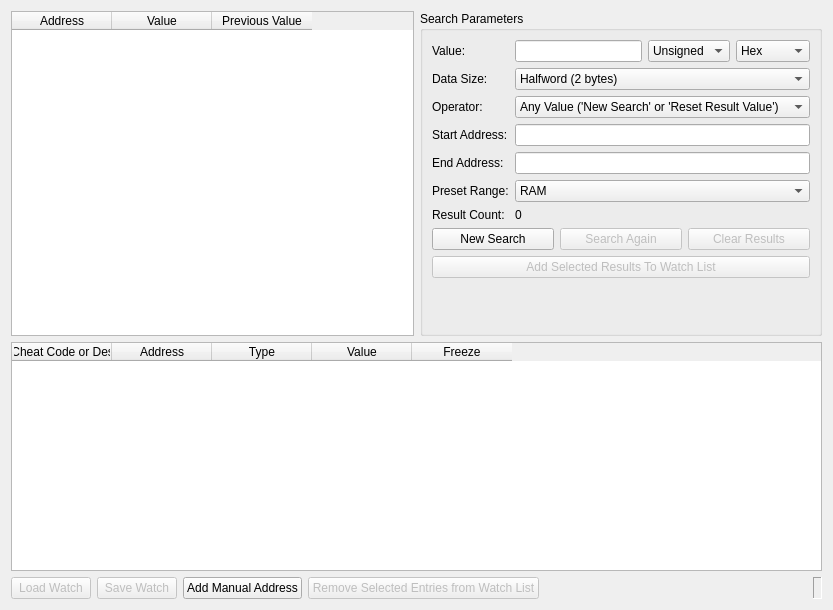
<?xml version="1.0" encoding="UTF-8"?>
<ui version="4.0">
 <class>MemoryScannerWindow</class>
 <widget class="QWidget" name="MemoryScannerWindow">
  <property name="geometry">
   <rect>
    <x>0</x>
    <y>0</y>
    <width>833</width>
    <height>610</height>
   </rect>
  </property>
  <property name="windowTitle">
   <string>Memory Scanner</string>
  </property>
  <property name="windowIcon">
   <iconset>
    <normaloff>:/icons/duck.png</normaloff>:/icons/duck.png</iconset>
  </property>
  <layout class="QGridLayout" name="gridLayout_3">
   <item row="0" column="0">
    <widget class="QTableWidget" name="scanTable">
     <property name="alternatingRowColors">
      <bool>true</bool>
     </property>
     <property name="selectionMode">
      <enum>QAbstractItemView::SelectionMode::ContiguousSelection</enum>
     </property>
     <property name="selectionBehavior">
      <enum>QAbstractItemView::SelectionBehavior::SelectRows</enum>
     </property>
     <property name="showGrid">
      <bool>false</bool>
     </property>
     <property name="sortingEnabled">
      <bool>true</bool>
     </property>
     <attribute name="horizontalHeaderHighlightSections">
      <bool>false</bool>
     </attribute>
     <attribute name="verticalHeaderVisible">
      <bool>false</bool>
     </attribute>
     <column>
      <property name="text">
       <string>Address</string>
      </property>
     </column>
     <column>
      <property name="text">
       <string>Value</string>
      </property>
     </column>
     <column>
      <property name="text">
       <string>Previous Value</string>
      </property>
     </column>
    </widget>
   </item>
   <item row="0" column="1">
    <widget class="QGroupBox" name="groupBox_2">
     <property name="title">
      <string>Search Parameters</string>
     </property>
     <layout class="QFormLayout" name="formLayout">
      <item row="0" column="0">
       <widget class="QLabel" name="label">
        <property name="text">
         <string>Value:</string>
        </property>
       </widget>
      </item>
      <item row="0" column="1">
       <layout class="QHBoxLayout" name="horizontalLayout_2">
        <item>
         <widget class="QLineEdit" name="scanValue"/>
        </item>
        <item>
         <widget class="QComboBox" name="scanValueSigned">
          <property name="currentIndex">
           <number>1</number>
          </property>
          <item>
           <property name="text">
            <string>Signed</string>
           </property>
          </item>
          <item>
           <property name="text">
            <string>Unsigned</string>
           </property>
          </item>
         </widget>
        </item>
        <item>
         <widget class="QComboBox" name="scanValueBase">
          <property name="currentIndex">
           <number>1</number>
          </property>
          <item>
           <property name="text">
            <string>Decimal</string>
           </property>
          </item>
          <item>
           <property name="text">
            <string>Hex</string>
           </property>
          </item>
         </widget>
        </item>
       </layout>
      </item>
      <item row="2" column="0">
       <widget class="QLabel" name="label_3">
        <property name="text">
         <string>Data Size:</string>
        </property>
       </widget>
      </item>
      <item row="2" column="1">
       <widget class="QComboBox" name="scanSize">
        <property name="currentIndex">
         <number>1</number>
        </property>
        <item>
         <property name="text">
          <string>Byte (1 byte)</string>
         </property>
        </item>
        <item>
         <property name="text">
          <string>Halfword (2 bytes)</string>
         </property>
        </item>
        <item>
         <property name="text">
          <string>Word (4 bytes)</string>
         </property>
        </item>
       </widget>
      </item>
      <item row="4" column="0">
       <widget class="QLabel" name="label_2">
        <property name="text">
         <string>Operator:</string>
        </property>
       </widget>
      </item>
      <item row="4" column="1">
       <widget class="QComboBox" name="scanOperator">
        <item>
         <property name="text">
          <string>Any Value ('New Search' or 'Reset Result Value')</string>
         </property>
        </item>
        <item>
         <property name="text">
          <string>Less Than Previous Result</string>
         </property>
        </item>
        <item>
         <property name="text">
          <string>Less or Equal to Previous Result</string>
         </property>
        </item>
        <item>
         <property name="text">
          <string>Greater Than Previous Result</string>
         </property>
        </item>
        <item>
         <property name="text">
          <string>Greater or Equal to Previous Result</string>
         </property>
        </item>
        <item>
         <property name="text">
          <string>Not Equal to Previous Result (Changed Value)</string>
         </property>
        </item>
        <item>
         <property name="text">
          <string>Equal to Previous Result (Unchanged Value)</string>
         </property>
        </item>
        <item>
         <property name="text">
          <string>Decreased By Value</string>
         </property>
        </item>
        <item>
         <property name="text">
          <string>Increased By Value</string>
         </property>
        </item>
        <item>
         <property name="text">
          <string>Changed By Value</string>
         </property>
        </item>
        <item>
         <property name="text">
          <string>Equal to Value</string>
         </property>
        </item>
        <item>
         <property name="text">
          <string>Not Equal to Value</string>
         </property>
        </item>
        <item>
         <property name="text">
          <string>Less Than Value</string>
         </property>
        </item>
        <item>
         <property name="text">
          <string>Less or Equal to Value</string>
         </property>
        </item>
        <item>
         <property name="text">
          <string>Greater Than Value</string>
         </property>
        </item>
        <item>
         <property name="text">
          <string>Greater or Equal to Value</string>
         </property>
        </item>
       </widget>
      </item>
      <item row="5" column="0">
       <widget class="QLabel" name="label_4">
        <property name="text">
         <string>Start Address:</string>
        </property>
       </widget>
      </item>
      <item row="5" column="1">
       <widget class="QLineEdit" name="scanStartAddress"/>
      </item>
      <item row="6" column="0">
       <widget class="QLabel" name="label_5">
        <property name="text">
         <string>End Address:</string>
        </property>
       </widget>
      </item>
      <item row="6" column="1">
       <widget class="QLineEdit" name="scanEndAddress"/>
      </item>
      <item row="7" column="0">
       <widget class="QLabel" name="label_6">
        <property name="text">
         <string>Preset Range:</string>
        </property>
       </widget>
      </item>
      <item row="7" column="1">
       <widget class="QComboBox" name="scanPresetRange">
        <item>
         <property name="text">
          <string>RAM</string>
         </property>
        </item>
        <item>
         <property name="text">
          <string>Scratchpad</string>
         </property>
        </item>
        <item>
         <property name="text">
          <string>BIOS</string>
         </property>
        </item>
       </widget>
      </item>
      <item row="8" column="0">
       <widget class="QLabel" name="label_7">
        <property name="text">
         <string>Result Count:</string>
        </property>
       </widget>
      </item>
      <item row="8" column="1">
       <widget class="QLabel" name="scanResultCount">
        <property name="text">
         <string>0</string>
        </property>
       </widget>
      </item>
      <item row="9" column="0" colspan="2">
       <layout class="QHBoxLayout" name="horizontalLayout_3">
        <item>
         <widget class="QPushButton" name="scanNewSearch">
          <property name="text">
           <string>New Search</string>
          </property>
         </widget>
        </item>
        <item>
         <widget class="QPushButton" name="scanSearchAgain">
          <property name="enabled">
           <bool>false</bool>
          </property>
          <property name="text">
           <string>Search Again</string>
          </property>
         </widget>
        </item>
        <item>
         <widget class="QPushButton" name="scanResetSearch">
          <property name="enabled">
           <bool>false</bool>
          </property>
          <property name="text">
           <string>Clear Results</string>
          </property>
         </widget>
        </item>
       </layout>
      </item>
      <item row="10" column="0" colspan="2">
       <widget class="QPushButton" name="scanAddWatch">
        <property name="enabled">
         <bool>false</bool>
        </property>
        <property name="text">
         <string>Add Selected Results To Watch List</string>
        </property>
       </widget>
      </item>
      <item row="11" column="0" colspan="2">
       <spacer name="verticalSpacer">
        <property name="orientation">
         <enum>Qt::Orientation::Vertical</enum>
        </property>
        <property name="sizeHint" stdset="0">
         <size>
          <width>20</width>
          <height>40</height>
         </size>
        </property>
       </spacer>
      </item>
     </layout>
    </widget>
   </item>
   <item row="1" column="0" colspan="2">
    <layout class="QGridLayout" name="gridLayout_4">
     <item row="0" column="0">
      <widget class="QTableWidget" name="watchTable">
       <property name="alternatingRowColors">
        <bool>true</bool>
       </property>
       <property name="selectionMode">
        <enum>QAbstractItemView::SelectionMode::ContiguousSelection</enum>
       </property>
       <property name="selectionBehavior">
        <enum>QAbstractItemView::SelectionBehavior::SelectRows</enum>
       </property>
       <property name="showGrid">
        <bool>false</bool>
       </property>
       <property name="sortingEnabled">
        <bool>true</bool>
       </property>
       <attribute name="horizontalHeaderHighlightSections">
        <bool>false</bool>
       </attribute>
       <attribute name="verticalHeaderVisible">
        <bool>false</bool>
       </attribute>
       <column>
        <property name="text">
         <string>Simple Cheat Code or Description</string>
        </property>
       </column>
       <column>
        <property name="text">
         <string>Address</string>
        </property>
       </column>
       <column>
        <property name="text">
         <string>Type</string>
        </property>
       </column>
       <column>
        <property name="text">
         <string>Value</string>
        </property>
       </column>
       <column>
        <property name="text">
         <string>Freeze</string>
        </property>
       </column>
      </widget>
     </item>
     <item row="1" column="0">
      <layout class="QHBoxLayout" name="horizontalLayout_4">
       <item>
        <widget class="QPushButton" name="scanLoadWatch">
         <property name="enabled">
          <bool>false</bool>
         </property>
         <property name="visible">
          <bool>false</bool>
         </property>
         <property name="text">
          <string>Load Watch</string>
         </property>
        </widget>
       </item>
       <item>
        <widget class="QPushButton" name="scanSaveWatch">
         <property name="enabled">
          <bool>false</bool>
         </property>
         <property name="visible">
          <bool>false</bool>
         </property>
         <property name="text">
          <string>Save Watch</string>
         </property>
        </widget>
       </item>
       <item>
        <widget class="QPushButton" name="scanAddManualAddress">
         <property name="text">
          <string>Add Manual Address</string>
         </property>
        </widget>
       </item>
       <item>
        <widget class="QPushButton" name="scanRemoveWatch">
         <property name="enabled">
          <bool>false</bool>
         </property>
         <property name="text">
          <string>Remove Selected Entries from Watch List</string>
         </property>
        </widget>
       </item>
       <item>
        <spacer name="horizontalSpacer_2">
         <property name="orientation">
          <enum>Qt::Orientation::Horizontal</enum>
         </property>
         <property name="sizeHint" stdset="0">
          <size>
           <width>40</width>
           <height>20</height>
          </size>
         </property>
        </spacer>
       </item>
       <item>
        <widget class="QLabel" name="cheatEngineAddress">
         <property name="frameShape">
          <enum>QFrame::Shape::Panel</enum>
         </property>
         <property name="frameShadow">
          <enum>QFrame::Shadow::Sunken</enum>
         </property>
         <property name="text">
          <string/>
         </property>
         <property name="textFormat">
          <enum>Qt::TextFormat::PlainText</enum>
         </property>
         <property name="alignment">
          <set>Qt::AlignmentFlag::AlignRight|Qt::AlignmentFlag::AlignTrailing|Qt::AlignmentFlag::AlignVCenter</set>
         </property>
         <property name="textInteractionFlags">
          <set>Qt::TextInteractionFlag::LinksAccessibleByMouse|Qt::TextInteractionFlag::TextEditable|Qt::TextInteractionFlag::TextEditorInteraction|Qt::TextInteractionFlag::TextSelectableByKeyboard|Qt::TextInteractionFlag::TextSelectableByMouse</set>
         </property>
        </widget>
       </item>
      </layout>
     </item>
    </layout>
   </item>
  </layout>
 </widget>
 <resources/>
 <connections/>
</ui>
